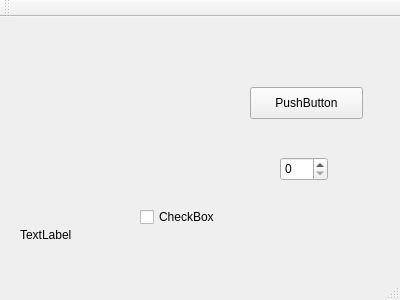
<?xml version="1.0" encoding="UTF-8"?>
<ui version="4.0">
 <class>MainWindow</class>
 <widget class="QMainWindow" name="MainWindow">
  <property name="geometry">
   <rect>
    <x>0</x>
    <y>0</y>
    <width>400</width>
    <height>300</height>
   </rect>
  </property>
  <property name="windowTitle">
   <string>MainWindow</string>
  </property>
  <widget class="QWidget" name="centralWidget">
   <widget class="uxROIWidget" name="widget" native="true">
    <property name="geometry">
     <rect>
      <x>60</x>
      <y>30</y>
      <width>161</width>
      <height>131</height>
     </rect>
    </property>
   </widget>
   <widget class="QCheckBox" name="checkBox">
    <property name="geometry">
     <rect>
      <x>140</x>
      <y>190</y>
      <width>87</width>
      <height>20</height>
     </rect>
    </property>
    <property name="text">
     <string>CheckBox</string>
    </property>
   </widget>
   <widget class="QPushButton" name="pushButton">
    <property name="geometry">
     <rect>
      <x>250</x>
      <y>70</y>
      <width>113</width>
      <height>32</height>
     </rect>
    </property>
    <property name="text">
     <string>PushButton</string>
    </property>
   </widget>
   <widget class="QSpinBox" name="spinBox">
    <property name="geometry">
     <rect>
      <x>280</x>
      <y>140</y>
      <width>48</width>
      <height>24</height>
     </rect>
    </property>
   </widget>
   <widget class="QLabel" name="label">
    <property name="geometry">
     <rect>
      <x>20</x>
      <y>210</y>
      <width>211</width>
      <height>16</height>
     </rect>
    </property>
    <property name="text">
     <string>TextLabel</string>
    </property>
   </widget>
  </widget>
  <widget class="QMenuBar" name="menuBar">
   <property name="geometry">
    <rect>
     <x>0</x>
     <y>0</y>
     <width>400</width>
     <height>22</height>
    </rect>
   </property>
  </widget>
  <widget class="QToolBar" name="mainToolBar">
   <attribute name="toolBarArea">
    <enum>TopToolBarArea</enum>
   </attribute>
   <attribute name="toolBarBreak">
    <bool>false</bool>
   </attribute>
  </widget>
  <widget class="QStatusBar" name="statusBar"/>
 </widget>
 <layoutdefault spacing="6" margin="11"/>
 <customwidgets>
  <customwidget>
   <class>uxROIWidget</class>
   <extends>QWidget</extends>
   <header>uxroiwidget.h</header>
   <container>1</container>
  </customwidget>
 </customwidgets>
 <resources/>
 <connections/>
</ui>
